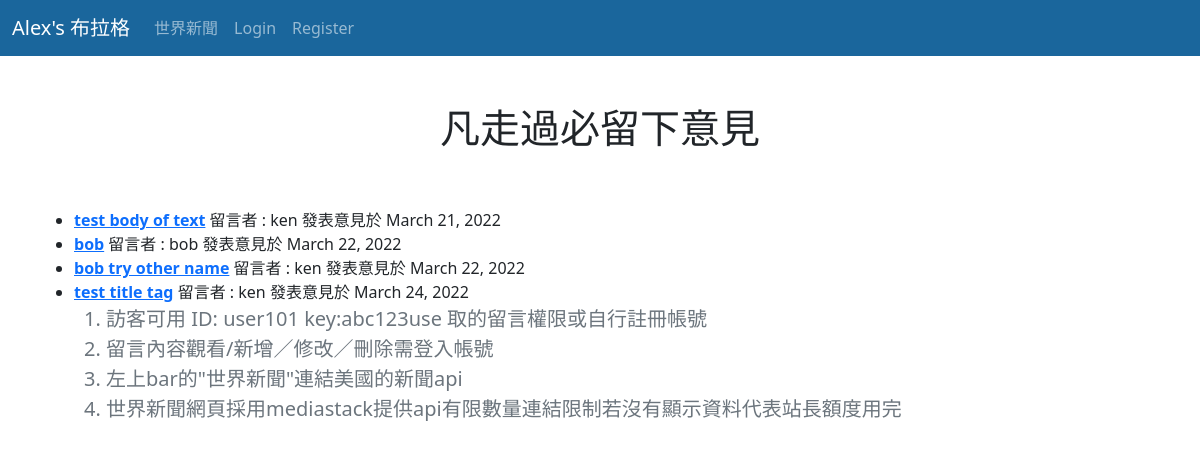
The app's page /, older data.
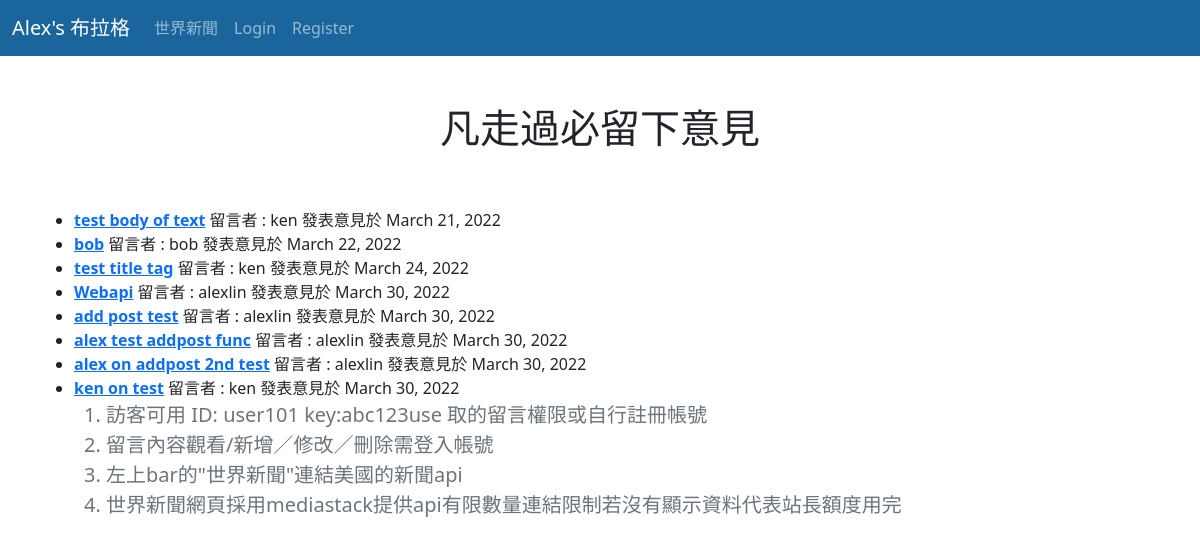
The same page, newer data.
### blog/models.py (models this page shows, shortened)
class Post(models.Model):
    title = models.CharField(max_length=255)
    title_tag = models.CharField(max_length=255)
    author = models.ForeignKey(User, on_delete=models.CASCADE)
    body = models.TextField()
    post_date = models.DateField(auto_now_add=True)

### blog/views.py (the view)
# urls.py: path('', views.HomeView.as_view(), name='home'),
class HomeView(ListView):
    model = Post
    template_name = 'home.html'
    fields='__all__'

### blog/templates/home.html (shortened to what this page needs)
{% extends 'base.html' %}
{% block content %}
<h1 class="py-5 text-center container">凡走過必留下意見</h1>
<ul>
    {% for post in object_list %}
    <li><a href="{% url 'article-detail' post.pk %}">
        <strong>{{post.title}}</strong></a>
        留言者 : {{post.author}} 發表意見於
        {{post.post_date}}
    {% endfor %}
    </li>
  <ol>
    <li class="lead text-muted">訪客可用 ID: user101 key:abc123use 取的留言權限或自行註冊帳號</li>
    <li class="lead text-muted">留言內容觀看/新增／修改／刪除需登入帳號</li>
    <li class="lead text-muted">左上bar的"世界新聞"連結美國的新聞api</li>
    <li class="lead text-muted">世界新聞網頁採用mediastack提供api有限數量連結限制若沒有顯示資料代表站長額度用完</li>
  </ol>
</ul>
{% endblock %}

### blog/templates/base.html (shortened to what this page needs)
<!doctype html>
<html lang="en">
  <head>
    <link href="https://cdn.jsdelivr.net/npm/bootstrap@5.1.3/dist/css/bootstrap.min.css" rel="stylesheet">
  </head>
  <body>
    <nav class="navbar navbar-expand-lg navbar-dark"  style="background-color: #1a669c;">
        <div class="container-fluid">
          <a class="navbar-brand" href="{% url 'home' %}">Alex's 布拉格</a>
          <div class="collapse navbar-collapse" id="navbarSupportedContent">
            <ul class="navbar-nav me-auto mb-2 mb-lg-0">
              <li class="nav-item">
                <a class="nav-link" href="{% url 'cnews' %}">世界新聞</a>
              </li>
              {% if user.is_authenticated %}
                <li class="nav-item">
                  <a class="nav-link" href="{% url 'add_post' %}">Add Post</a>
                </li>
                <li class="nav-item">
                  <a class="nav-link" href="{% url 'logout' %}">Logout</a>
                </li>
              {% else %}
                <li class="nav-item">
                  <a class="nav-link" href="{% url 'login' %}">Login</a>
                </li>
                <li class="nav-item">
                  <a class="nav-link" href="{% url 'register' %}">Register</a>
                </li>
              {% endif %}
            </ul>
          </div>
        </div>
      </nav>
    <div class="container">
        {% block content %}
        {% endblock %}
    </div>
  </body>
</html>

Row changes from the older to the newer data that the page shows:
removed Post: title "bob try other name", author "ken", post_date "March 22, 2022"
added Post: title "Webapi", author "alexlin", post_date "March 30, 2022"
added Post: title "add post test", author "alexlin", post_date "March 30, 2022"
added Post: title "alex test addpost func", author "alexlin", post_date "March 30, 2022"
added Post: title "alex on addpost 2nd test", author "alexlin", post_date "March 30, 2022"
added Post: title "ken on test", author "ken", post_date "March 30, 2022"
